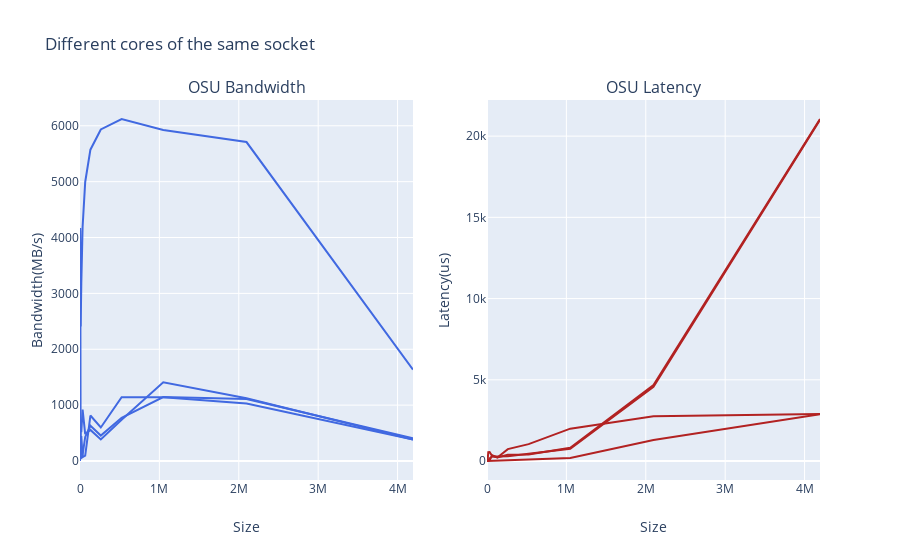

Notebook code cell kept with this figure:
### Markdown cell above
## What happens if we run it multiple times?
In these experiments, there seem to be a either one or mutiple outcomes that are very different to the others. One reason could be that I submitted the tasks all at once which means the resources get more limited. This would explain why the benchmark that ran on the same node but multiple sockets was the most consistent in the test.

### Code cell
osu_bw_df_0 = parse_benchmark_output(DIFF_CORES_SA_SO+"/osu_bw.out", 'Size', 'Bandwidth(MB/s)')
osu_bw_df_1 = parse_benchmark_output(DIFF_CORES_SA_SO+"/osu_bw.out.1", 'Size', 'Bandwidth(MB/s)')
osu_bw_df_2 = parse_benchmark_output(DIFF_CORES_SA_SO+"/osu_bw.out.2", 'Size', 'Bandwidth(MB/s)')
osu_bw_df_3 = parse_benchmark_output(DIFF_CORES_SA_SO+"/osu_bw.out.3", 'Size', 'Bandwidth(MB/s)')

osu_lat_df_0 = parse_benchmark_output(DIFF_CORES_SA_SO+"/osu_latency.out", 'Size', 'Latency(us)')
osu_lat_df_1 = parse_benchmark_output(DIFF_CORES_SA_SO+"/osu_latency.out.1", 'Size', 'Latency(us)')
osu_lat_df_2 = parse_benchmark_output(DIFF_CORES_SA_SO+"/osu_latency.out.2", 'Size', 'Latency(us)')
osu_lat_df_3 = parse_benchmark_output(DIFF_CORES_SA_SO+"/osu_latency.out.3", 'Size', 'Latency(us)')

fig = make_subplots(rows=1, cols=2,
    subplot_titles=("OSU Bandwidth","OSU Latency"))
fig.add_trace(go.Scatter(x=osu_bw_df_0['Size'], y=osu_bw_df_0['Bandwidth(MB/s)'], line=dict(color='royalblue')), row=1, col=1)
fig.add_trace(go.Scatter(x=osu_bw_df_1['Size'], y=osu_bw_df_1['Bandwidth(MB/s)'], line=dict(color='royalblue')), row=1, col=1)
fig.add_trace(go.Scatter(x=osu_bw_df_2['Size'], y=osu_bw_df_2['Bandwidth(MB/s)'], line=dict(color='royalblue')), row=1, col=1)
fig.add_trace(go.Scatter(x=osu_bw_df_3['Size'], y=osu_bw_df_3['Bandwidth(MB/s)'], line=dict(color='royalblue')), row=1, col=1)

fig.add_trace(go.Scatter(x=osu_lat_df_0['Size'], y=osu_lat_df_0['Latency(us)'], line=dict(color='firebrick')), row=1, col=2)
fig.add_trace(go.Scatter(x=osu_lat_df_1['Size'], y=osu_lat_df_1['Latency(us)'], line=dict(color='firebrick')), row=1, col=2)
fig.add_trace(go.Scatter(x=osu_lat_df_2['Size'], y=osu_lat_df_2['Latency(us)'], line=dict(color='firebrick')), row=1, col=2)
fig.add_trace(go.Scatter(x=osu_lat_df_3['Size'], y=osu_lat_df_3['Latency(us)'], line=dict(color='firebrick')), row=1, col=2)

fig.update_layout(showlegend=False, title_text="Different cores of the same socket")
fig.update_xaxes(title_text='Size')
fig.update_yaxes(title_text='Bandwidth(MB/s)', row=1, col=1)
fig.update_yaxes(title_text='Latency(us)', row=1, col=2)

fig.show()
pio.write_image(fig, DIFF_CORES_SA_SO+"/multiple-lines.png")

### Figure 1 — Plotly figure (JSON) as saved in the notebook; plotly's stock layout.template omitted (floating-point values rounded to 4 significant figures)
{"data": [{"line": {"color": "royalblue"}, "type": "scatter", "x": ["1", "2", "4", "8", "16", "32", "64", "128", "256", "512", "1024", "2048", "4096", "8192", "16384", "32768", "65536", "131072", "262144", "524288", "1048576", "2097152", "4194304"], "xaxis": "x", "y": ["4.32", "8.67", "17.49", "34.87", "60.75", "124.38", "209.03", "353.71", "603.41", "1342.35", "2456.60", "4170.03", "1530.47", "2405.75", "3169.16", "4188.43", "4994.05", "5572.07", "5934.56", "6121.23", "5922.75", "5708.63", "1636.34"], "yaxis": "y"}, {"line": {"color": "royalblue"}, "type": "scatter", "x": ["1", "2", "4", "8", "16", "32", "64", "128", "256", "512", "1024", "2048", "4096", "8192", "16384", "32768", "65536", "131072", "262144", "524288", "1048576", "2097152", "4194304"], "xaxis": "x", "y": ["4.27", "8.39", "17.15", "33.85", "59.76", "120.68", "206.82", "1.71", "43.45", "1305.62", "27.70", "4119.95", "32.27", "101.44", "448.71", "70.60", "95.33", "814.37", "600.47", "1140.46", "1143.22", "1027.70", "385.26"], "yaxis": "y"}, {"line": {"color": "royalblue"}, "type": "scatter", "x": ["1", "2", "4", "8", "16", "32", "64", "128", "256", "512", "1024", "2048", "4096", "8192", "16384", "32768", "65536", "131072", "262144", "524288", "1048576", "2097152", "4194304"], "xaxis": "x", "y": ["0.33", "7.15", "17.16", "32.92", "59.24", "2.93", "6.16", "11.76", "1.78", "6.78", "13.90", "98.48", "23.79", "44.55", "54.61", "110.96", "431.34", "630.64", "455.88", "774.14", "1145.70", "1109.67", "406.21"], "yaxis": "y"}, {"line": {"color": "royalblue"}, "type": "scatter", "x": ["1", "2", "4", "8", "16", "32", "64", "128", "256", "512", "1024", "2048", "4096", "8192", "16384", "32768", "65536", "131072", "262144", "524288", "1048576", "2097152", "4194304"], "xaxis": "x", "y": ["2.46", "8.45", "1.51", "0.68", "1.55", "0.82", "206.39", "20.32", "1.83", "3.32", "146.65", "99.18", "497.90", "584.74", "515.60", "918.83", "482.31", "556.47", "387.44", "737.45", "1408.35", "1121.79", "382.35"], "yaxis": "y"}, {"line": {"color": "firebrick"}, "type": "scatter", "x": ["0", "1", "2", "4", "8", "16", "32", "64", "128", "256", "512", "1024", "2048", "4096", "8192", "16384", "32768", "65536", "131072", "262144", "524288", "1048576", "2097152", "4194304"], "xaxis": "x2", "y": ["0.44", "0.49", "0.49", "0.49", "0.49", "0.53", "0.53", "0.57", "0.59", "0.64", "0.88", "1.02", "1.30", "4.04", "4.90", "6.62", "9.22", "14.59", "24.94", "46.83", "91.36", "180.17", "1295.01", "2886.32"], "yaxis": "y2"}, {"line": {"color": "firebrick"}, "type": "scatter", "x": ["0", "1", "2", "4", "8", "16", "32", "64", "128", "256", "512", "1024", "2048", "4096", "8192", "16384", "32768", "65536", "131072", "262144", "524288", "1048576", "2097152", "4194304"], "xaxis": "x2", "y": ["0.78", "82.32", "106.08", "0.48", "65.88", "2.17", "2.17", "4.43", "10.75", "97.05", "6.62", "85.91", "14.82", "22.22", "44.42", "544.39", "551.33", "304.60", "218.56", "733.17", "1038.78", "1990.98", "2747.72", "2900.62"], "yaxis": "y2"}, {"line": {"color": "firebrick"}, "type": "scatter", "x": ["0", "1", "2", "4", "8", "16", "32", "64", "128", "256", "512", "1024", "2048", "4096", "8192", "16384", "32768", "65536", "131072", "262144", "524288", "1048576", "2097152", "4194304"], "xaxis": "x2", "y": ["0.41", "2.27", "3.72", "5.92", "5.63", "2.21", "1.56", "2.19", "2.47", "9.81", "2.87", "8.91", "4.90", "29.41", "50.98", "13.59", "47.18", "351.79", "220.09", "381.49", "404.29", "814.50", "4669.80", "21054.96"], "yaxis": "y2"}, {"line": {"color": "firebrick"}, "type": "scatter", "x": ["0", "1", "2", "4", "8", "16", "32", "64", "128", "256", "512", "1024", "2048", "4096", "8192", "16384", "32768", "65536", "131072", "262144", "524288", "1048576", "2097152", "4194304"], "xaxis": "x2", "y": ["1.27", "2.44", "5.04", "5.00", "5.94", "0.53", "2.18", "3.47", "8.11", "3.40", "6.88", "6.87", "5.51", "37.07", "40.76", "21.66", "154.65", "273.86", "272.55", "287.57", "443.62", "758.61", "4566.74", "21005.60"], "yaxis": "y2"}], "layout": {"annotations": [{"font": {"size": 16}, "showarrow": false, "text": "OSU Bandwidth", "x": 0.225, "xanchor": "center", "xref": "paper", "y": 1, "yanchor": "bottom", "yref": "paper"}, {"font": {"size": 16}, "showarrow": false, "text": "OSU Latency", "x": 0.775, "xanchor": "center", "xref": "paper", "y": 1, "yanchor": "bottom", "yref": "paper"}], "showlegend": false, "title": {"text": "Different cores of the same socket"}, "xaxis": {"anchor": "y", "domain": [0, 0.45], "title": {"text": "Size"}}, "xaxis2": {"anchor": "y2", "domain": [0.55, 1], "title": {"text": "Size"}}, "yaxis": {"anchor": "x", "domain": [0, 1], "title": {"text": "Bandwidth(MB/s)"}}, "yaxis2": {"anchor": "x2", "domain": [0, 1], "title": {"text": "Latency(us)"}}}}
